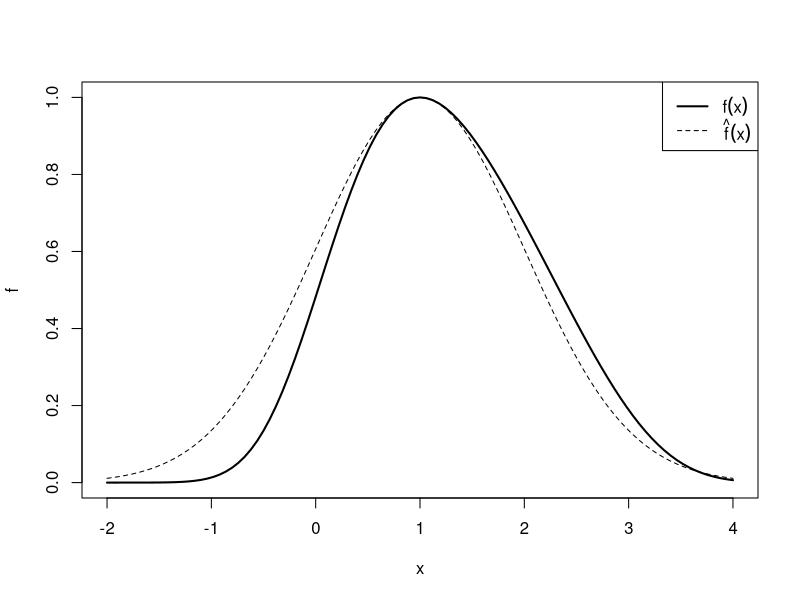

This chart was generated by the following R code:
## Figure to illustrate the Laplace approximation

pdf(file="Laplace.pdf",width=5,height=4)
xmin <- -2
xmax <- 4

logf <- function(x) -0.5*(x-1)^2 + 1/6*(x-1)^3 - 1/16*(x-1)^4

f <- function(x) exp(logf(x))

plot(f,from=xmin,to=xmax,lwd=2)

hatx <- optimize(logf,c(xmin,xmax),maximum=TRUE)$maximum

tiny <- 1e-3

H <- - (logf(hatx+tiny) + logf(hatx-tiny) - 2*logf(hatx))/tiny^2

plot(function(x) f(hatx) * exp(-0.5*H*(x-hatx)^2),from=xmin,to=xmax,add=TRUE,lty="dashed")

(I <- integrate(f,lower = -Inf, upper= Inf))

(Ihat <- f(hatx) * sqrt(2*pi) / sqrt(H))

legend("topright",legend=c(expression(f(x)),expression(hat(f)(x))),lty=c("solid","dashed"),lwd=c(2,1))

dev.off()
